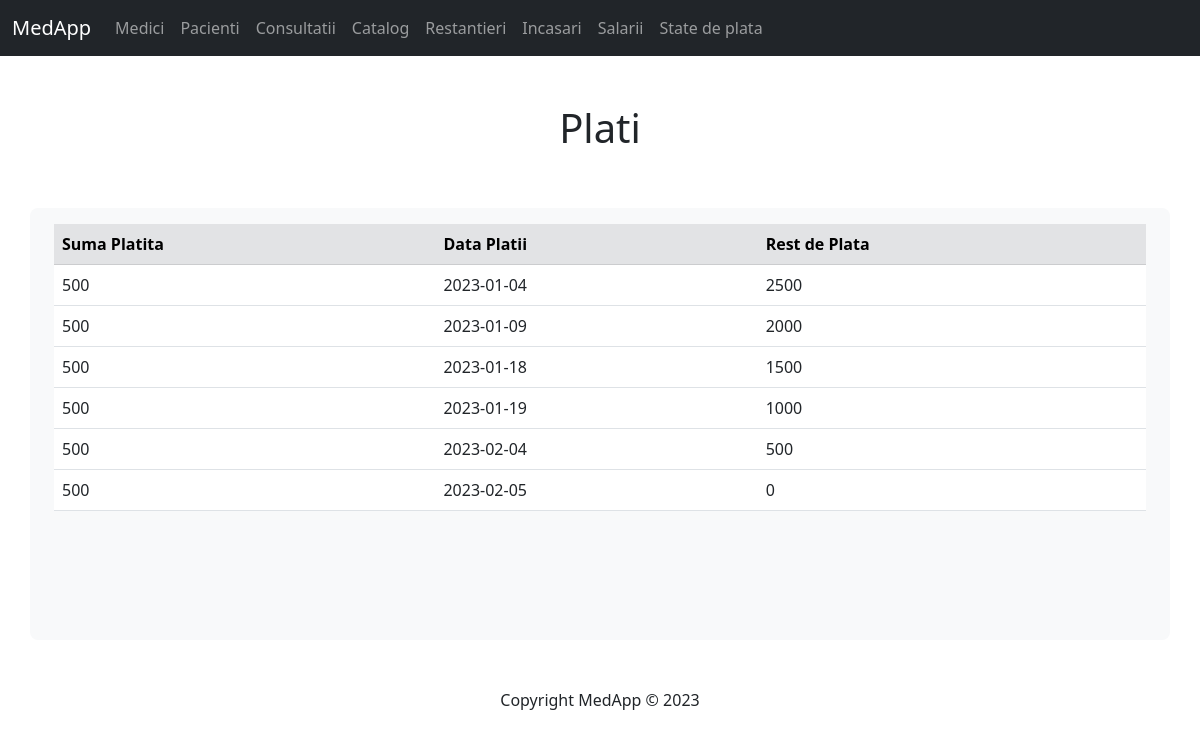
Page /display/plati.php?id=3 on the committed database.
### tables this page shows
CREATE TABLE plati (
    id_consultatie INT,
    suma INT,
    data_platii DATE,
    rest_plata INT,
    FOREIGN KEY (id_consultatie) REFERENCES consultatie(id)
);

### php/plata_code.php (called while the page is built, shortened)
<?php
include($_SERVER['DOCUMENT_ROOT'] . '/medapp/inc/db.php');
$select = "SELECT plati.suma, plati.data_platii, plati.rest_plata
            FROM plati
            LEFT JOIN consultatie ON consultatie.id = plati.id_consultatie
            WHERE consultatie.id = " . $_SESSION['idCons'];
$rezultatSelect = mysqli_query($conn, $select);
?>

### display/plati.php (the view, shortened to what this page needs)
<?php
    include($_SERVER['DOCUMENT_ROOT'] . '/medapp/inc/header.php');
    include($_SERVER['DOCUMENT_ROOT'] . '/medapp/php/plata_code.php');
?>
<div class="tableFixed mt-3">
    <table class="table table-hover">
        <thead class="table-secondary">
            <tr>
                <th scope="col">Suma Platita</th>
                <th scope="col">Data Platii</th>
                <th scope="col">Rest de Plata</th>
            </tr>
        </thead>
        <tbody>
            <?php
                if($rezultatSelect) {
                    while($rand = mysqli_fetch_assoc($rezultatSelect)) {
                        $suma = $rand['suma'];
                        $data = $rand['data_platii'];
                        $rest = $rand['rest_plata'];
                        echo "<tr>
                                <td>$suma</td>
                                <td>$data</td>
                                <td>$rest</td>
                            </tr>"
                        ;
                    }
                }
            ?>
        </tbody>
    </table>
</div>
<?php include($_SERVER['DOCUMENT_ROOT'] . '/medapp/inc/footer.php'); ?>

### inc/styles.css (style rules this page uses)
.tableFixed { overflow: auto; height: 50vh; }
.tableFixed thead th { position: sticky; top: 0; }

### rows in the picture
plati: suma "500", data_platii "2023-01-04", rest_plata "2500"
plati: suma "500", data_platii "2023-01-09", rest_plata "2000"
plati: suma "500", data_platii "2023-01-18", rest_plata "1500"
plati: suma "500", data_platii "2023-01-19", rest_plata "1000"
plati: suma "500", data_platii "2023-02-04", rest_plata "500"
plati: suma "500", data_platii "2023-02-05", rest_plata "0"
